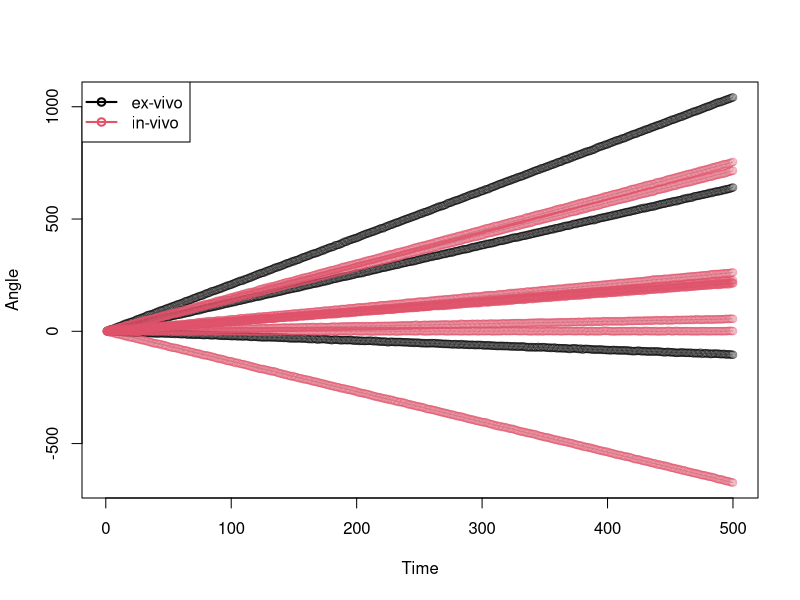
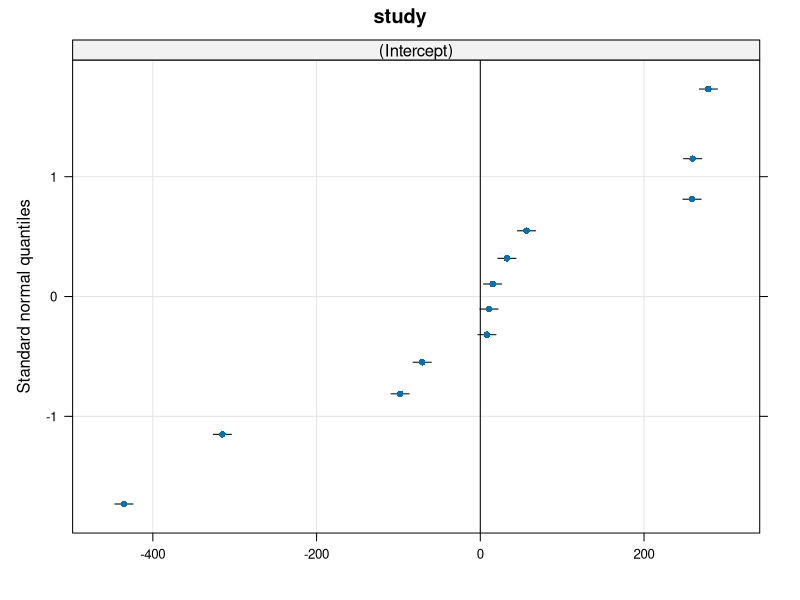
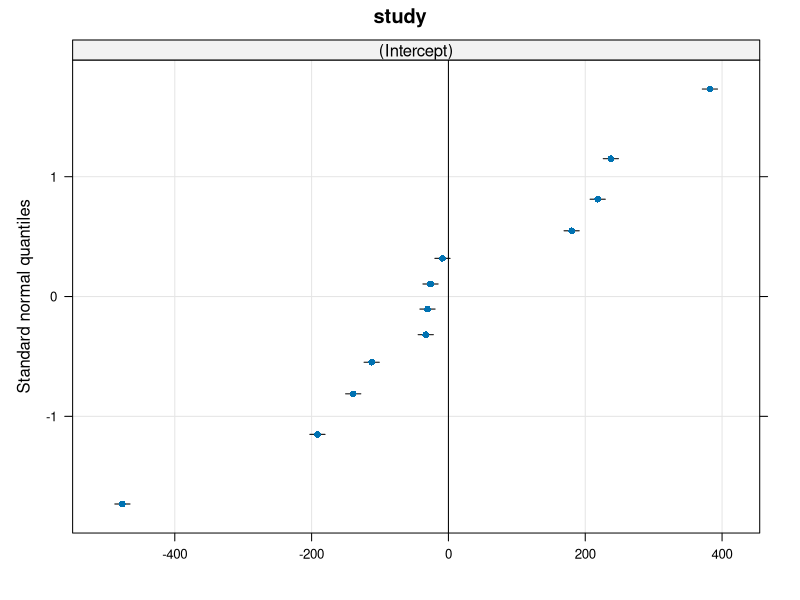
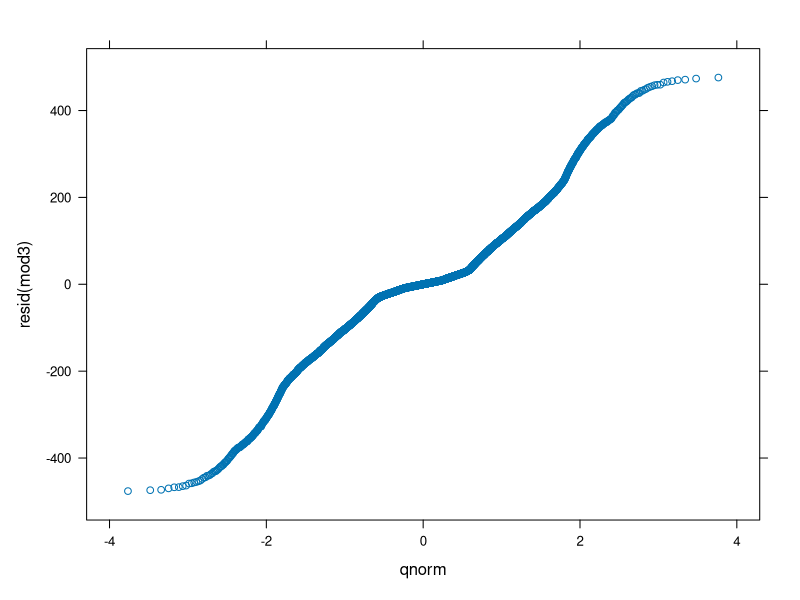
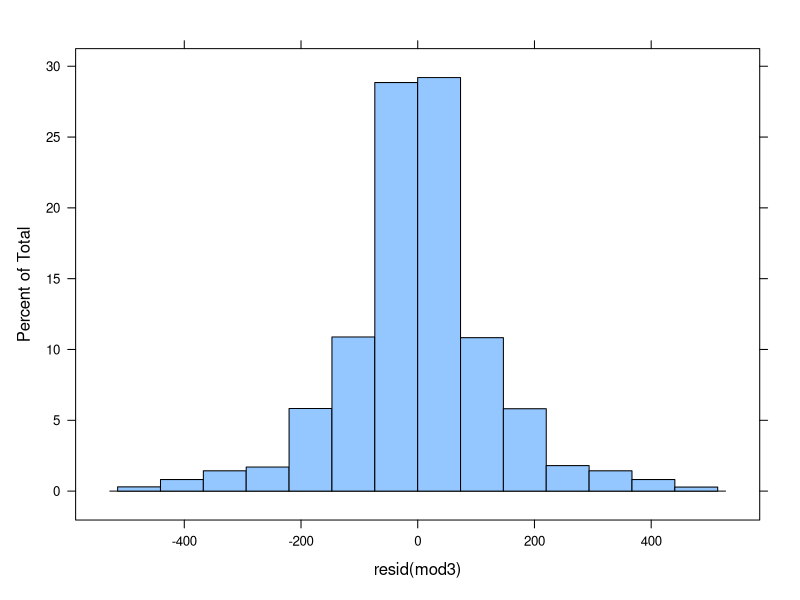

Write the R code that produced these figures, in order.
# Growth curve analysis
# a dummy example of (not latent) growth curve analysis
# based on:
# https://stats.stackexchange.com/questions/354732/latent-growth-curve-model-with-more-time-points-than-participants
library(lme4) # for mixed (or multilevel) model
library(lattice) # the plot library that goes hand-in-hand with lme4

set.seed(1234)
n_study <- 12 # number of study
n_time <- 500 # number of time points per study (the same here, for simplicity)

slope <- 1  # average slope
sd_slope <- 1 # sd of the slopes (between people)
sd_resid <- 1 # sd of the resids

# generate slopes
slopes <- rnorm(n_study, 1, 1)

d <- lapply(slopes, function(x) {
  time <- 1:n_time  # time variable
  # generate data (angle) for each study- their slope + residual
  angle <-   time * x + rnorm(n_time, mean = 0, sd = sd_resid)
  return(data.frame(time = time, angle = angle))
})

# put i for individual into each data frame
for(i in 1:length(d)) {
  d[[i]]$study <- i
}

# combine data frames in d
dLong <- do.call(rbind, d)

# add a variable "vivo" (with 3 ex vivo studies vs. 9 in vivo studies)
dLong$vivo = ifelse(dLong$study < 4, "ex", "in")
# recode it as -0.5 vs 0.5
dLong$vivo_c = ifelse(dLong$study < 4, -0.5, 0.5)

# print first rows
head(dLong, n = 10)
str(dLong)

# plot data
plot(x = dLong$time, y = dLong$angle,
     type = "l",
     xlab = "Time",
     ylab = "Angle",
     col = "grey")
points(x = dLong$time,
       y = dLong$angle,
       col =  as.integer(as.factor(dLong$vivo)) |> adjustcolor(.5))
legend("topleft", legend = c("ex-vivo", "in-vivo"),
       pch = 1, col = c(1,2), lwd = 2)

# fit a dumb model assuming no effect of time
# vivo is a between-study factor
# (1 | study) assuming we fit one intercept by study
# 1 is the intercept
mod0 <- lmer(angle ~ 1 + vivo + (1|study), data = dLong)

# fit growth curve to all data
# NB: this tests the linear effect of time
# We have added the time to check the effect of time on in vivo
# angle, regresser sur le predicteur time vivo + (1|study)
mod1 <- lmer(angle ~ time + vivo + (1|study), data = dLong)

# fit another model without the variable vivo
mod2 <- lmer(angle ~ time + (1|study), data = dLong)

# fit another model without the variable vivo (Pierre)
mod3 <- lmer(angle ~ poly(time,2) + (1|study), data = dLong)

# test the effect of time:
# it does not do an anova wesh! 
# this is much more ratio test
anova(mod0, mod1)
# very significant of course

# test the effect of vivo:
anova(mod1, mod2)
# the test here is not significant

# test the effect of vivo:
anova(mod2, mod3)

# code showing intercept and slopes by study for mod1: 
lattice::qqmath(ranef(mod1))


# code showing intercept and slopes by study for mod1: 
lattice::qqmath(ranef(mod3))
lattice::qqmath(resid(mod3))
lattice::histogram(resid(mod3))
# future work: testing more complex angle ~ time relationships!
